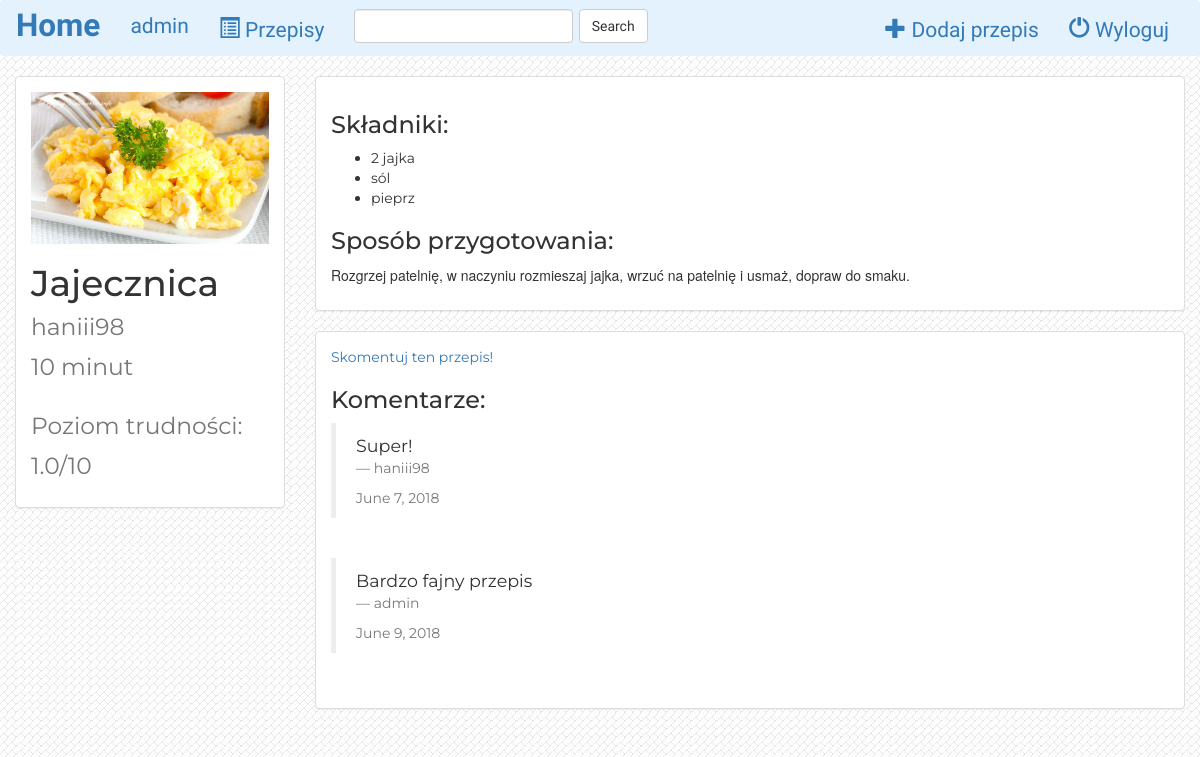
The app's page /recipes/2/ (signed in) with its own data.
### recipes/models.py (models this page shows, shortened)
class Recipe(models.Model):
    name = models.CharField(max_length=100)
    time = models.IntegerField()
    difficulty = models.FloatField()
    ingridients = models.TextField()
    description = models.TextField()
    photo = models.FileField()
    is_favorite = models.BooleanField(default=False)
    user = models.ForeignKey(User, default=1)
    def splitingr(self):
        return (self.ingridients).split(",")
    def __str__(self):
        return self.name

class Comment(models.Model):
    user = models.ForeignKey(User, default=1)
    recipe = models.ForeignKey(Recipe, on_delete=models.CASCADE)
    content = models.TextField()
    time = models.DateField(auto_now_add=True)

### recipes/views.py (the view)
# urls.py: url(r'^(?P<pk>[0-9]+)/$', views.DetailView.as_view(), name='detail'),
class DetailView(generic.DetailView):
    model = Recipe
    template_name = 'recipes/detail.html'

### recipes/templates/recipes/detail.html (shortened to what this page needs)
{% extends 'recipes/base.html' %}
{% block body %}
<div class="container-fluid detail-container">
    <div class="row">
        <div class="col-sm-4 col-md-3">
            <div class="panel panel-default">
                <div class="panel-body">
                    <a href="{% url 'recipes:detail' recipe.id %}">
                        {% if recipe.photo %}
                            <img src="{{ recipe.photo.url }}" class="img-responsive">
                        {% else %}
                            <h3>No image to display</h3>
                        {% endif %}
                    </a>
                    <h1 class="det">{{ recipe.name }} <br> <small>{{ recipe.user }}<br>{{ recipe.time }} minut</small></h1>
                    <h1 class="det"><small>Poziom trudności: {{ recipe.difficulty }}/10</small></h1>
                </div>
            </div>
        </div>
        <div class="col-sm-8 col-md-9">
            <div class="panel panel-default">
                <div class="panel-body">
                    <h3 class="det">Składniki:</h3>
                    <ul>
                    {% for ingridient in recipe.splitingr %}
                    <li class="det">{{ ingridient }}</li>
                    {% endfor %}
                    </ul>
                    <h3 class="det">Sposób przygotowania:</h3>
                    <p font-family="Montserrat">{{ recipe.description|safe|linebreaks }}</p>
                </div>
            </div>
        <div class="panel panel-default">
                <div class="panel-body det">
                    {% if user.is_active %}
                    <p class="det"> <a href="{% url 'recipes:comment' %}?recipe={{ recipe.id }}">Skomentuj ten przepis!</a> </p>
                    {% else %}
                    <p class="det"><a href="{% url 'recipes:login_user' %}">Zaloguj się</a> by skomentować!</p>
                    {% endif %}
                    <h3 class="det">Komentarze:</h3>
                {% for comment in recipe.comment_set.all %}
                    <blockquote>{{ comment.content }}
                    <footer>{{ comment.user }}<p>         </p>{{ comment.time }} <br></footer>
                    </blockquote>
                    <br>
                    {% endfor %}
                </div></div>
        </div>
    </div>
</div>
{% endblock %}

### recipes/templates/recipes/base.html (shortened to what this page needs)
<!DOCTYPE html>
<html lang="en">
<head>
    {% load staticfiles %}
    <link href="{% static 'recipes/style.css' %}" rel="stylesheet">
    <link rel="stylesheet" href="https://maxcdn.bootstrapcdn.com/bootstrap/3.3.6/css/bootstrap.min.css">
    <link rel="stylesheet" type="text/css" href="{% static 'recipes/style.css' %}" />
</head>
<body>
    <nav class="navbar navbar-light" style="background-color: #e3f2fd;">
    <div class="container-fluid">
        <div class="navbar-header">
            <a class="navbar-brand" href="{% url 'recipes:index' %}">Home</a>
        </div>
        <div class="collapse navbar-collapse" id="topNavBar">
            <ul class="nav navbar-nav">
                {% if user.is_active %}
                <li class="">
                    <a href="#">
                        {{ user.username }}
                    </a>
                </li>
                {% endif %}
                <li class="">
                    <a href="{% url 'recipes:index' %}">
                        <span class="glyphicon glyphicon-list-alt aria-hidden='true'"></span>
                        Przepisy
                    </a>
                </li>
            </ul>
            <form class="navbar-form navbar-left" role="search" method="get" action="{% url 'recipes:index' %}">
                <div class="form-group">
                    <input type="text" class="form-control" name="q" value="{{ request.GET.q }}">
                </div>
                <button type="submit" class="btn btn-default">Search</button>
            </form>
            <ul class="nav navbar-nav navbar-right">
                {% if user.is_active %}
                <li class="">
                    <a href="{% url 'recipes:add' %}">
                        <span class="glyphicon glyphicon-plus aria-hidden='true'"></span>
                        Dodaj przepis
                    </a>
                </li>
                <li class="">
                    <a href="{% url 'recipes:logout_user' %}">
                        <span class="glyphicon glyphicon-off aria-hidden='true'"></span>
                        Wyloguj
                    </a>
                </li>
                {% endif %}
            </ul>
        </div>
    </div>
</nav>
{% block body %}
{% endblock %}
</body>
</html>

### recipes/static/recipes/style.css (style rules this page uses)
body { background: white url('images/background.png'); }
.navbar { font-family: 'Amatic SC'; font-size: 150%; }
.navbar-brand { font-family: 'Amatic SC'; font-size: 150%; font-weight: bold; }
.det { font-family: "Montserrat"; }

### records on screen
Recipe: photo (picture), name "Jajecznica", user "haniii98", time "10", difficulty "1.0", description "Rozgrzej patelnię, w naczyniu rozmieszaj jajka, wrzuć na patelnię i usmaż, dopraw do smaku."
Comment: content "Super!", user "haniii98", time "June 7, 2018"
Comment: content "Bardzo fajny przepis", user "admin", time "June 9, 2018"

### other values on screen
{{ user.username }} "admin"
{{ ingridient }} "2 jajka" "sól" "pieprz"
